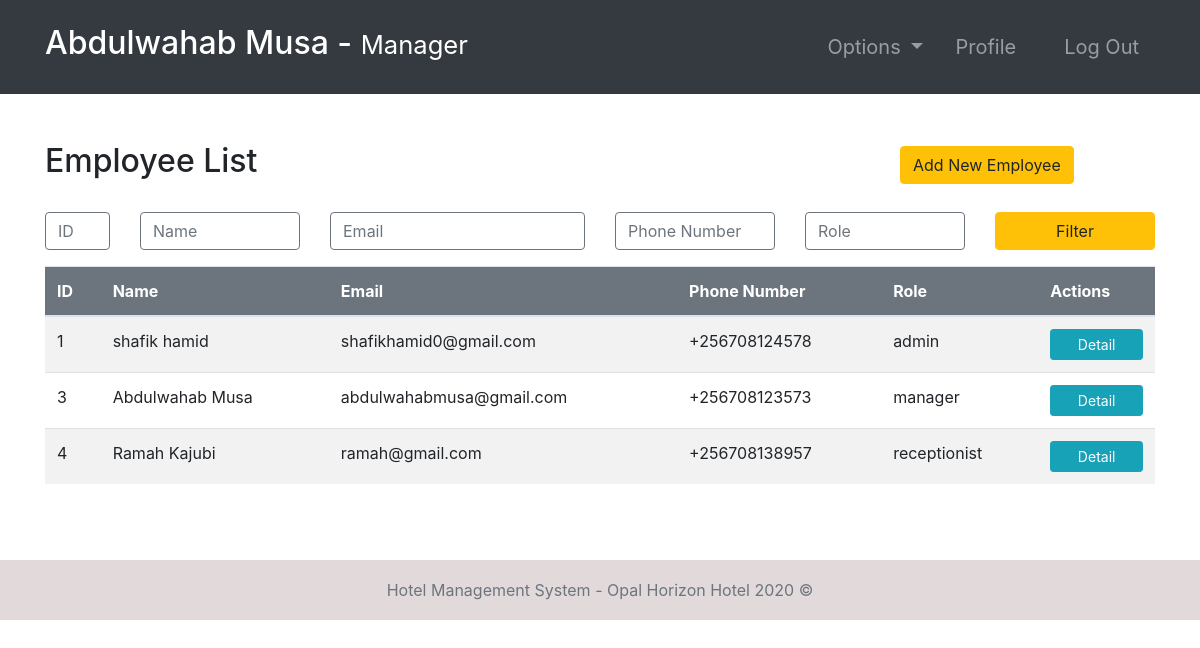
Page /employees/ (signed in) on the committed database.
### accounts/models.py (models this page shows, shortened)
class Employee(models.Model):
    user = models.OneToOneField(User, null=True, on_delete=models.CASCADE)
    phoneNumber = PhoneNumberField(unique=True)
    salary = models.FloatField()

### accounts/views.py (the view, shortened to what this page needs)
# urls.py: path('employees/', employees, name="employees"),
@login_required(login_url='login')
def employees(request):
    role = str(request.user.groups.all()[0])
    path = role + "/"
    employees = Employee.objects.all()
    context = {
        "role": role,
        "employees": employees
    }
    return render(request, path + "employees.html", context)

### templates/manager/employees.html
{% extends '../index.html' %}
{% block context %}
{% include '../common_pages/authorized-employees.html' %}
{% endblock %}

### templates/incs/nav.html (shortened to what this page needs)
<nav class="navbar navbar-dark bg-dark navbar-expand-lg py-3 " role="navigation">
    <div class="container">
        <a href="" class="navbar-brand">
            <h2 class="text-capitalize">
                {{ request.user.first_name }} {{ request.user.last_name }} -
                <small>
                    {{ role }}
                </small>
            </h2>
        </a>
        <div class="collapse navbar-collapse" id="navbarTags">
            <ul class="navbar-nav ml-auto">
                <li class="nav-item dropdown p-2">
                    <a class="nav-link dropdown-toggle" href="#" id="navbarDropdown" role="button"
                        data-toggle="dropdown" aria-haspopup="true" aria-expanded="false">
                        Options
                    </a>
                </li>
                <li class="nav-item mr-3 p-2">
                    {% if role == 'staff' or role == 'receptionist' or role == 'admin' or role == 'manager' %}
                    <a href="{% url 'employee-profile' user.id %}" class="nav-link">Profile</a>
                    {% endif %}
                </li>
                <li class="nav-item p-2 ">
                    <a href="{% url 'logout' %}" class="nav-link">Log Out</a>
                </li>
            </ul>
        </div>
    </div>
</nav>

### templates/common_pages/authorized-employees.html (shortened to what this page needs)
<div class="container py-5">
    <div class="row mb-4 align-items-center">
        <div class="col-lg-9 col-md-8 col-sm-12">
            <h2>Employee List</h2>
        </div>
        {% if role == "manager" or role == "admin" %}
        <div class="col-lg-3 col-md-4 col-sm-12 text-sm-start text-md-end text-lg-end">
            <a href="{% url 'add-employee' %}" class="btn btn-warning">Add New Employee</a>
        </div>
        {% endif %}
    </div>
    <form action="" method="POST" class="mb-3">
        <div class="row g-2">
            <div class="col-1">
                <input type="number" name="id" value="{{id}}" class="form-control border border-secondary" placeholder="ID">
            </div>
            <div class="col-2">
                <input type="text" name="name" value="{{name}}" class="form-control border border-secondary" placeholder="Name">
            </div>
            <div class="col-3">
                <input type="text" name="email" value="{{email}}" class="form-control border border-secondary" placeholder="Email">
            </div>
            <div class="col-2">
                <input type="number" name="number" value="{{number}}" class="form-control border border-secondary" placeholder="Phone Number">
            </div>
            <div class="col-2">
                <input type="text" name="filterRole" value="{{filterRole}}" class="form-control border border-secondary" placeholder="Role">
            </div>
            <div class="col-2">
                <button type="submit" name="filter" class="btn btn-warning w-100">Filter</button>
            </div>
        </div>
    </form>
    <table class="table table-hover table-striped">
        <thead class="bg-secondary text-white">
            <tr>
                <th>ID</th>
                <th>Name</th>
                <th>Email</th>
                <th>Phone Number</th>
                <th>Role</th>
                <th>Actions</th>
            </tr>
        </thead>
        <tbody>
            {% for employee in employees %}
            <tr>
                <td>{{ employee.user.id }}</td>
                <td>{{ employee.user.first_name }} {{ employee.user.last_name }}</td>
                <td>{{ employee.user.email }}</td>
                <td>{{ employee.phoneNumber }}</td>
                <td>{{ employee.user.groups.first }}</td>
                <td>
                    <a href="{% url 'employee-profile' employee.user.id %}" class="btn btn-sm btn-info w-100">Detail</a>
                </td>
            </tr>
            {% endfor %}
        </tbody>
    </table>
</div>

### static/css/main.css (style rules this page uses)
* { margin: 0; padding: 0; -webkit-font-smoothing: antialiased; }
body { position: relative; }
nav .nav-item { font-size: 20px; }

### rows in the picture
Employee: user.id "1", user.first_name "shafik", user.last_name "hamid", user.email "shafikhamid0@gmail.com", phoneNumber "+256708124578", user.groups.first "admin"
Employee: user.id "3", user.first_name "Abdulwahab", user.last_name "Musa", user.email "abdulwahabmusa@gmail.com", phoneNumber "+256708123573", user.groups.first "manager"
Employee: user.id "4", user.first_name "Ramah", user.last_name "Kajubi", user.email "ramah@gmail.com", phoneNumber "+256708138957", user.groups.first "receptionist"

### other values in the picture
{{ request.user.first_name }} "Abdulwahab"
{{ request.user.last_name }} "Musa"
{{ role }} "Manager"
